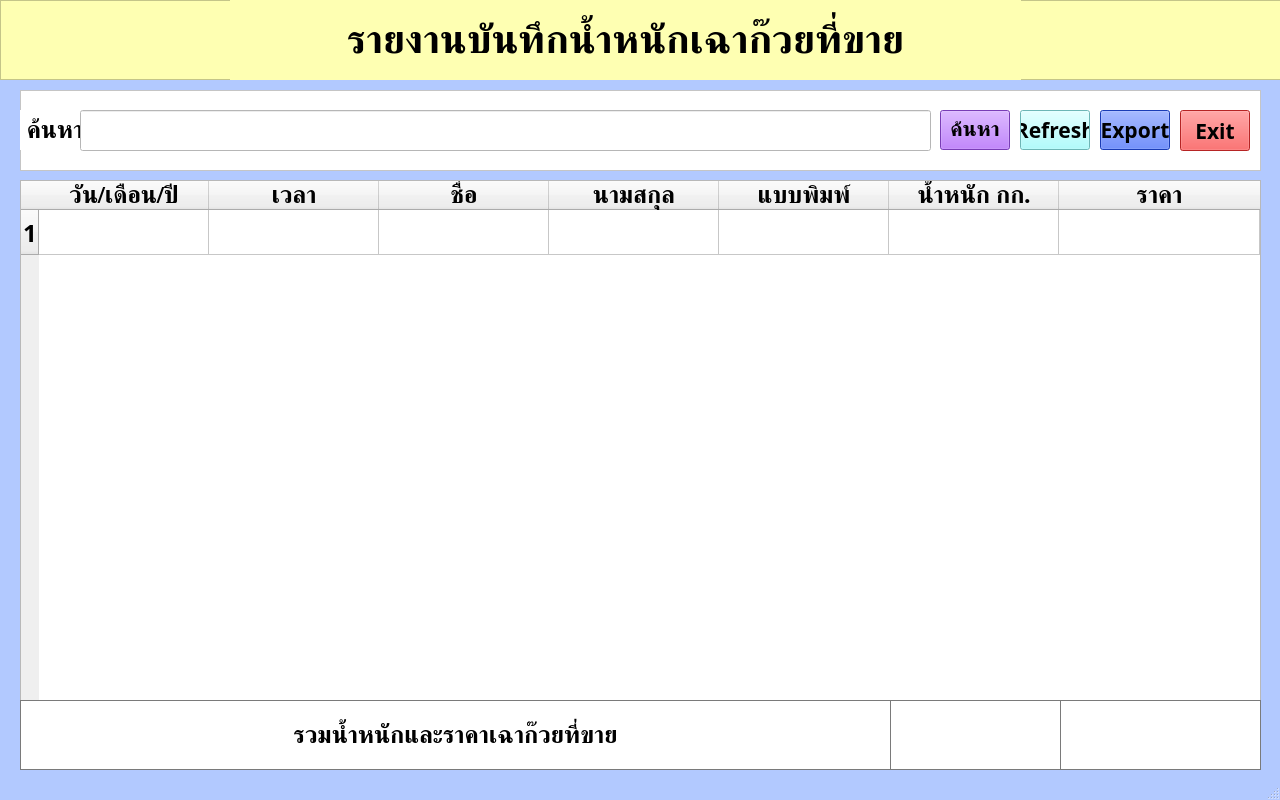
<?xml version="1.0" encoding="UTF-8"?>
<ui version="4.0">
 <class>DatasellPage</class>
 <widget class="QMainWindow" name="DatasellPage">
  <property name="geometry">
   <rect>
    <x>0</x>
    <y>0</y>
    <width>1280</width>
    <height>800</height>
   </rect>
  </property>
  <property name="focusPolicy">
   <enum>Qt::ClickFocus</enum>
  </property>
  <property name="windowTitle">
   <string>DatasellPage</string>
  </property>
  <property name="styleSheet">
   <string notr="true">#DatasellPage{background-color: rgb(178, 201, 255);}</string>
  </property>
  <widget class="QWidget" name="centralwidget">
   <widget class="QTableWidget" name="tableDatasell_data">
    <property name="geometry">
     <rect>
      <x>20</x>
      <y>180</y>
      <width>1241</width>
      <height>521</height>
     </rect>
    </property>
    <property name="font">
     <font>
      <family>TH SarabunPSK</family>
      <pointsize>14</pointsize>
     </font>
    </property>
    <property name="focusPolicy">
     <enum>Qt::NoFocus</enum>
    </property>
    <property name="autoScrollMargin">
     <number>16</number>
    </property>
    <attribute name="horizontalHeaderDefaultSectionSize">
     <number>170</number>
    </attribute>
    <attribute name="horizontalHeaderMinimumSectionSize">
     <number>30</number>
    </attribute>
    <attribute name="horizontalHeaderStretchLastSection">
     <bool>true</bool>
    </attribute>
    <attribute name="verticalHeaderDefaultSectionSize">
     <number>45</number>
    </attribute>
    <attribute name="verticalHeaderMinimumSectionSize">
     <number>40</number>
    </attribute>
    <row>
     <property name="text">
      <string>1</string>
     </property>
     <property name="font">
      <font>
       <family>TH SarabunPSK</family>
       <pointsize>18</pointsize>
       <weight>75</weight>
       <bold>true</bold>
      </font>
     </property>
    </row>
    <column>
     <property name="text">
      <string>วัน/เดือน/ปี</string>
     </property>
     <property name="font">
      <font>
       <family>TH SarabunPSK</family>
       <pointsize>18</pointsize>
       <weight>75</weight>
       <bold>true</bold>
      </font>
     </property>
     <property name="textAlignment">
      <set>AlignCenter</set>
     </property>
    </column>
    <column>
     <property name="text">
      <string>เวลา</string>
     </property>
     <property name="font">
      <font>
       <family>TH SarabunPSK</family>
       <pointsize>18</pointsize>
       <weight>75</weight>
       <bold>true</bold>
      </font>
     </property>
     <property name="textAlignment">
      <set>AlignCenter</set>
     </property>
    </column>
    <column>
     <property name="text">
      <string>ชื่อ</string>
     </property>
     <property name="font">
      <font>
       <family>TH SarabunPSK</family>
       <pointsize>18</pointsize>
       <weight>75</weight>
       <bold>true</bold>
      </font>
     </property>
     <property name="textAlignment">
      <set>AlignCenter</set>
     </property>
    </column>
    <column>
     <property name="text">
      <string>นามสกุล</string>
     </property>
     <property name="font">
      <font>
       <family>TH SarabunPSK</family>
       <pointsize>18</pointsize>
       <weight>75</weight>
       <bold>true</bold>
      </font>
     </property>
     <property name="textAlignment">
      <set>AlignCenter</set>
     </property>
    </column>
    <column>
     <property name="text">
      <string>แบบพิมพ์</string>
     </property>
     <property name="font">
      <font>
       <family>TH SarabunPSK</family>
       <pointsize>18</pointsize>
       <weight>75</weight>
       <bold>true</bold>
      </font>
     </property>
     <property name="textAlignment">
      <set>AlignCenter</set>
     </property>
    </column>
    <column>
     <property name="text">
      <string>น้ำหนัก กก.</string>
     </property>
     <property name="font">
      <font>
       <family>TH SarabunPSK</family>
       <pointsize>18</pointsize>
       <weight>75</weight>
       <bold>true</bold>
      </font>
     </property>
     <property name="textAlignment">
      <set>AlignCenter</set>
     </property>
    </column>
    <column>
     <property name="text">
      <string>ราคา</string>
     </property>
     <property name="font">
      <font>
       <family>TH SarabunPSK</family>
       <pointsize>18</pointsize>
       <weight>75</weight>
       <bold>true</bold>
      </font>
     </property>
     <property name="textAlignment">
      <set>AlignCenter</set>
     </property>
    </column>
   </widget>
   <widget class="QLabel" name="label_Data">
    <property name="geometry">
     <rect>
      <x>20</x>
      <y>700</y>
      <width>871</width>
      <height>70</height>
     </rect>
    </property>
    <property name="font">
     <font>
      <family>TH SarabunPSK</family>
      <pointsize>18</pointsize>
      <weight>75</weight>
      <bold>true</bold>
     </font>
    </property>
    <property name="styleSheet">
     <string notr="true">#label_Data{background-color: rgb(255, 255, 255);border: 1px solid rgb(122, 122, 122);
;}
</string>
    </property>
    <property name="frameShadow">
     <enum>QFrame::Plain</enum>
    </property>
    <property name="lineWidth">
     <number>1</number>
    </property>
    <property name="text">
     <string>รวมน้ำหนักและราคาเฉาก๊วยที่ขาย</string>
    </property>
    <property name="alignment">
     <set>Qt::AlignCenter</set>
    </property>
   </widget>
   <widget class="QFrame" name="frame">
    <property name="geometry">
     <rect>
      <x>0</x>
      <y>0</y>
      <width>1281</width>
      <height>80</height>
     </rect>
    </property>
    <property name="styleSheet">
     <string notr="true">background-color: rgb(254, 255, 178);</string>
    </property>
    <property name="frameShape">
     <enum>QFrame::StyledPanel</enum>
    </property>
    <property name="frameShadow">
     <enum>QFrame::Raised</enum>
    </property>
    <widget class="QLabel" name="label_NameSaveData">
     <property name="geometry">
      <rect>
       <x>230</x>
       <y>0</y>
       <width>791</width>
       <height>81</height>
      </rect>
     </property>
     <property name="font">
      <font>
       <family>TH SarabunPSK</family>
       <pointsize>30</pointsize>
       <weight>75</weight>
       <bold>true</bold>
      </font>
     </property>
     <property name="text">
      <string>รายงานบันทึกน้ำหนักเฉาก๊วยที่ขาย</string>
     </property>
     <property name="alignment">
      <set>Qt::AlignCenter</set>
     </property>
    </widget>
   </widget>
   <widget class="QFrame" name="frame_2">
    <property name="geometry">
     <rect>
      <x>20</x>
      <y>90</y>
      <width>1241</width>
      <height>81</height>
     </rect>
    </property>
    <property name="styleSheet">
     <string notr="true">background-color: rgb(255, 255, 255);</string>
    </property>
    <property name="frameShape">
     <enum>QFrame::StyledPanel</enum>
    </property>
    <property name="frameShadow">
     <enum>QFrame::Raised</enum>
    </property>
    <widget class="QPushButton" name="pushButton_Export">
     <property name="geometry">
      <rect>
       <x>1080</x>
       <y>20</y>
       <width>70</width>
       <height>40</height>
      </rect>
     </property>
     <property name="font">
      <font>
       <family>TH SarabunPSK</family>
       <pointsize>16</pointsize>
       <weight>75</weight>
       <bold>true</bold>
      </font>
     </property>
     <property name="focusPolicy">
      <enum>Qt::NoFocus</enum>
     </property>
     <property name="styleSheet">
      <string notr="true">background-color: rgb(37, 84, 255);</string>
     </property>
     <property name="text">
      <string>Export</string>
     </property>
    </widget>
    <widget class="QPushButton" name="pushButton_Exit_Datasell">
     <property name="geometry">
      <rect>
       <x>1160</x>
       <y>20</y>
       <width>70</width>
       <height>41</height>
      </rect>
     </property>
     <property name="font">
      <font>
       <family>TH SarabunPSK</family>
       <pointsize>16</pointsize>
       <weight>75</weight>
       <bold>true</bold>
      </font>
     </property>
     <property name="focusPolicy">
      <enum>Qt::NoFocus</enum>
     </property>
     <property name="styleSheet">
      <string notr="true">background-color: rgb(255, 51, 51);
</string>
     </property>
     <property name="text">
      <string>Exit</string>
     </property>
    </widget>
    <widget class="QLabel" name="label_Search">
     <property name="geometry">
      <rect>
       <x>0</x>
       <y>20</y>
       <width>70</width>
       <height>40</height>
      </rect>
     </property>
     <property name="font">
      <font>
       <family>TH SarabunPSK</family>
       <pointsize>18</pointsize>
       <weight>75</weight>
       <bold>true</bold>
      </font>
     </property>
     <property name="text">
      <string>ค้นหา</string>
     </property>
     <property name="alignment">
      <set>Qt::AlignCenter</set>
     </property>
    </widget>
    <widget class="QPushButton" name="pushButton_Refresh">
     <property name="geometry">
      <rect>
       <x>1000</x>
       <y>20</y>
       <width>70</width>
       <height>40</height>
      </rect>
     </property>
     <property name="font">
      <font>
       <family>TH SarabunPSK</family>
       <pointsize>16</pointsize>
       <weight>75</weight>
       <bold>true</bold>
      </font>
     </property>
     <property name="focusPolicy">
      <enum>Qt::NoFocus</enum>
     </property>
     <property name="styleSheet">
      <string notr="true">background-color: rgb(153, 255, 255)</string>
     </property>
     <property name="text">
      <string>Refresh</string>
     </property>
    </widget>
    <widget class="QLineEdit" name="lineEdit_Search">
     <property name="geometry">
      <rect>
       <x>60</x>
       <y>20</y>
       <width>851</width>
       <height>41</height>
      </rect>
     </property>
     <property name="font">
      <font>
       <family>TH SarabunPSK</family>
       <pointsize>14</pointsize>
      </font>
     </property>
     <property name="focusPolicy">
      <enum>Qt::ClickFocus</enum>
     </property>
    </widget>
    <widget class="QPushButton" name="pushButton_Search">
     <property name="geometry">
      <rect>
       <x>920</x>
       <y>20</y>
       <width>70</width>
       <height>40</height>
      </rect>
     </property>
     <property name="font">
      <font>
       <family>TH SarabunPSK</family>
       <pointsize>16</pointsize>
       <weight>75</weight>
       <bold>true</bold>
      </font>
     </property>
     <property name="focusPolicy">
      <enum>Qt::NoFocus</enum>
     </property>
     <property name="styleSheet">
      <string notr="true">background-color: rgb(170, 85, 255);
</string>
     </property>
     <property name="text">
      <string>ค้นหา</string>
     </property>
    </widget>
   </widget>
   <widget class="QLabel" name="label_AllPrice">
    <property name="geometry">
     <rect>
      <x>1060</x>
      <y>700</y>
      <width>201</width>
      <height>70</height>
     </rect>
    </property>
    <property name="font">
     <font>
      <family>TH SarabunPSK</family>
      <pointsize>14</pointsize>
      <weight>75</weight>
      <bold>true</bold>
     </font>
    </property>
    <property name="styleSheet">
     <string notr="true">background-color: rgb(255, 255, 255);border: 1px solid rgb(122, 122, 122);
;
</string>
    </property>
    <property name="frameShadow">
     <enum>QFrame::Plain</enum>
    </property>
    <property name="lineWidth">
     <number>1</number>
    </property>
    <property name="text">
     <string/>
    </property>
    <property name="alignment">
     <set>Qt::AlignCenter</set>
    </property>
   </widget>
   <widget class="QLabel" name="label_AllWeight">
    <property name="geometry">
     <rect>
      <x>890</x>
      <y>700</y>
      <width>171</width>
      <height>70</height>
     </rect>
    </property>
    <property name="font">
     <font>
      <family>TH SarabunPSK</family>
      <pointsize>14</pointsize>
      <weight>75</weight>
      <bold>true</bold>
     </font>
    </property>
    <property name="styleSheet">
     <string notr="true">background-color: rgb(255, 255, 255);border: 1px solid rgb(122, 122, 122);
;
</string>
    </property>
    <property name="frameShadow">
     <enum>QFrame::Plain</enum>
    </property>
    <property name="lineWidth">
     <number>1</number>
    </property>
    <property name="text">
     <string/>
    </property>
    <property name="alignment">
     <set>Qt::AlignCenter</set>
    </property>
   </widget>
  </widget>
  <widget class="QStatusBar" name="statusbar"/>
 </widget>
 <resources/>
 <connections/>
</ui>
